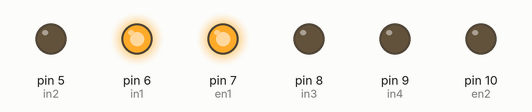
Recording of a sketch running on a simulated Arduino Uno, built with avr-gcc and run on an emulated ATmega328P. Parts: output pins drawn as LEDs (lit = HIGH).

Above: at 2.5 s.
At 5.5 s:
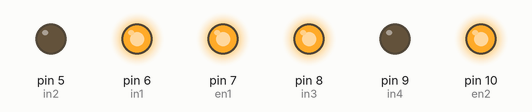
At 8.5 s:
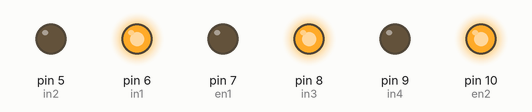
Timing chart, 0 to 13.8 s (numbered marks = the images above):
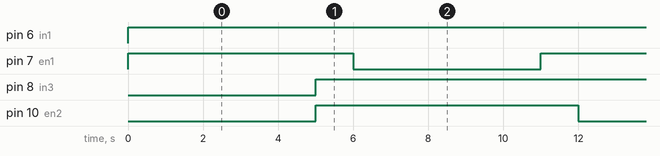

The sketch:

pneumatics_1.ino
```cpp
int en1=7;
int in1=6;
int in2=5;
int en2=10;
int in3=8;
int in4=9;
int i;


void setup() {
 pinMode(5, OUTPUT);
  pinMode(6, OUTPUT);
  pinMode(7, OUTPUT);
   pinMode(8, OUTPUT);
  pinMode(9, OUTPUT);
  pinMode(10, OUTPUT);

Serial.begin(9600);
}

void loop()

 {

  for(i=0;i<6;i++)
  {
  //FIRST
 digitalWrite(en1,HIGH);
 digitalWrite(en2,LOW);
digitalWrite(in1,HIGH);
digitalWrite(in2,LOW);
delay(5000);

  //SECOND
 digitalWrite(en1,HIGH);
 digitalWrite(en2,HIGH);
digitalWrite(in1,HIGH);
digitalWrite(in2,LOW);
digitalWrite(in3,HIGH);
digitalWrite(in4,LOW);
delay(1000);

//third
 digitalWrite(en1,LOW);
 digitalWrite(en2,HIGH);
digitalWrite(in3,HIGH);
digitalWrite(in4,LOW);
delay(5000);

//FOURTH
 digitalWrite(en1,HIGH);
 digitalWrite(en2,HIGH);
digitalWrite(in1,HIGH);
digitalWrite(in2,LOW);
digitalWrite(in3,HIGH);
digitalWrite(in4,LOW);
delay(1000);
  }


}
```

Measured:
- by itself, pin 6 (in1): LOW → HIGH at 0.00 s
- by itself, pin 7 (en1): repeats every 12.0 s: LOW 5.0 s, HIGH 7.0 s
- by itself, pin 8 (in3): LOW → HIGH at 5.0 s
- by itself, pin 10 (en2): alternates HIGH for 7.0 s and LOW for 5.0 s
